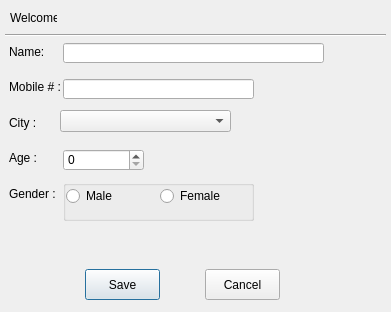
<?xml version="1.0" encoding="UTF-8"?>
<ui version="4.0">
 <class>createNewCustomer</class>
 <widget class="QDialog" name="createNewCustomer">
  <property name="geometry">
   <rect>
    <x>0</x>
    <y>0</y>
    <width>391</width>
    <height>312</height>
   </rect>
  </property>
  <property name="windowTitle">
   <string>Create New Customer</string>
  </property>
  <widget class="QLabel" name="label">
   <property name="geometry">
    <rect>
     <x>10</x>
     <y>10</y>
     <width>47</width>
     <height>16</height>
    </rect>
   </property>
   <property name="text">
    <string>Welcome, </string>
   </property>
  </widget>
  <widget class="QLabel" name="loggeduserlbl">
   <property name="geometry">
    <rect>
     <x>60</x>
     <y>10</y>
     <width>191</width>
     <height>16</height>
    </rect>
   </property>
   <property name="font">
    <font>
     <weight>75</weight>
     <bold>true</bold>
    </font>
   </property>
   <property name="text">
    <string/>
   </property>
  </widget>
  <widget class="Line" name="line">
   <property name="geometry">
    <rect>
     <x>5</x>
     <y>27</y>
     <width>381</width>
     <height>16</height>
    </rect>
   </property>
   <property name="orientation">
    <enum>Qt::Horizontal</enum>
   </property>
  </widget>
  <widget class="QLineEdit" name="custnameled">
   <property name="geometry">
    <rect>
     <x>63</x>
     <y>43</y>
     <width>261</width>
     <height>20</height>
    </rect>
   </property>
  </widget>
  <widget class="QLineEdit" name="mobcustled">
   <property name="geometry">
    <rect>
     <x>63</x>
     <y>79</y>
     <width>191</width>
     <height>20</height>
    </rect>
   </property>
  </widget>
  <widget class="QComboBox" name="citycmbx">
   <property name="geometry">
    <rect>
     <x>60</x>
     <y>110</y>
     <width>171</width>
     <height>22</height>
    </rect>
   </property>
  </widget>
  <widget class="QSpinBox" name="agespin">
   <property name="geometry">
    <rect>
     <x>63</x>
     <y>149</y>
     <width>81</width>
     <height>22</height>
    </rect>
   </property>
  </widget>
  <widget class="QGroupBox" name="groupBox">
   <property name="geometry">
    <rect>
     <x>63</x>
     <y>180</y>
     <width>191</width>
     <height>41</height>
    </rect>
   </property>
   <property name="title">
    <string/>
   </property>
   <widget class="QWidget" name="horizontalLayoutWidget">
    <property name="geometry">
     <rect>
      <x>3</x>
      <y>1</y>
      <width>181</width>
      <height>31</height>
     </rect>
    </property>
    <layout class="QHBoxLayout" name="horizontalLayout">
     <item>
      <widget class="QRadioButton" name="malebtn">
       <property name="text">
        <string>Male</string>
       </property>
      </widget>
     </item>
     <item>
      <widget class="QRadioButton" name="femalerbtn">
       <property name="text">
        <string>Female</string>
       </property>
      </widget>
     </item>
    </layout>
   </widget>
  </widget>
  <widget class="QPushButton" name="savebtn">
   <property name="geometry">
    <rect>
     <x>85</x>
     <y>269</y>
     <width>75</width>
     <height>31</height>
    </rect>
   </property>
   <property name="text">
    <string>Save</string>
   </property>
  </widget>
  <widget class="QPushButton" name="cancelbtn">
   <property name="geometry">
    <rect>
     <x>205</x>
     <y>269</y>
     <width>75</width>
     <height>31</height>
    </rect>
   </property>
   <property name="text">
    <string>Cancel</string>
   </property>
  </widget>
  <widget class="QLabel" name="statuslbl">
   <property name="geometry">
    <rect>
     <x>5</x>
     <y>228</y>
     <width>381</width>
     <height>31</height>
    </rect>
   </property>
   <property name="styleSheet">
    <string notr="true">color: rgb(255, 0, 0);</string>
   </property>
   <property name="text">
    <string/>
   </property>
   <property name="alignment">
    <set>Qt::AlignCenter</set>
   </property>
  </widget>
  <widget class="QWidget" name="layoutWidget">
   <property name="geometry">
    <rect>
     <x>9</x>
     <y>37</y>
     <width>51</width>
     <height>171</height>
    </rect>
   </property>
   <layout class="QVBoxLayout" name="verticalLayout">
    <item>
     <widget class="QLabel" name="label_3">
      <property name="text">
       <string>Name:</string>
      </property>
     </widget>
    </item>
    <item>
     <widget class="QLabel" name="label_4">
      <property name="text">
       <string>Mobile # :</string>
      </property>
     </widget>
    </item>
    <item>
     <widget class="QLabel" name="label_7">
      <property name="text">
       <string>City :</string>
      </property>
     </widget>
    </item>
    <item>
     <widget class="QLabel" name="label_6">
      <property name="text">
       <string>Age :</string>
      </property>
     </widget>
    </item>
    <item>
     <widget class="QLabel" name="label_5">
      <property name="text">
       <string>Gender :</string>
      </property>
     </widget>
    </item>
   </layout>
  </widget>
 </widget>
 <resources/>
 <connections/>
</ui>
